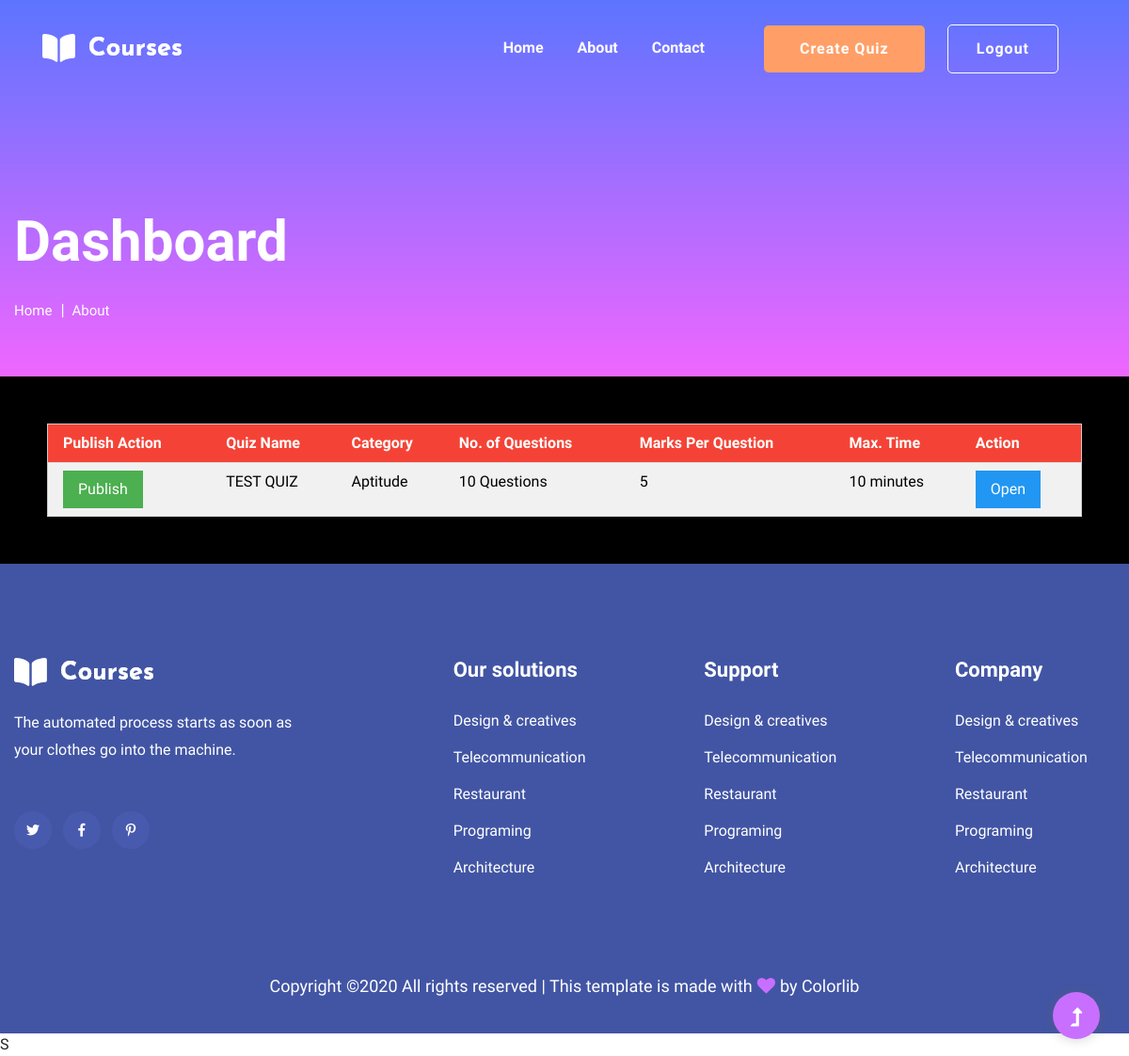
Screenshot of /organizerdashboard/ (signed in) with the database file from the repository.
### webapp/models.py (models this page shows)
class QuizData(models.Model):
	Quiz_ID=models.CharField(max_length=20, primary_key=True)
	Org_ID=models.CharField(max_length=20)
	Quiz_Name=models.CharField(max_length=100)
	Quiz_Category=models.CharField(max_length=50)
	Question_Count=models.CharField(max_length=5)
	Marks_Per_Ques=models.CharField(max_length=5)
	Maximum_Time=models.CharField(max_length=20, default='10')
	Status=models.CharField(max_length=10, default='Deactive')
	class Meta:
		db_table="QuizData"

### webapp/views.py (the view)
# urls.py: path('organizerdashboard/',organizerdashboard),
def organizerdashboard(request):
	dic={'checksession':checksession(request),
		'data':QuizData.objects.filter(Org_ID=request.session['org_id'])}
	return render(request,'organizerdashboard.html',dic)

### webapp/myutil.py (called while the page is built)
def checksession(request):
	try:
		org_id = request.session['org_id']
		return True
	except:
		return False

### webapp/templates/organizerdashboard.html (shortened to what this page needs)
<!doctype html>
{% load static %}
<html class="no-js" lang="zxx">
<head>
    <link rel="stylesheet" href="{% static '/assets/css/bootstrap.min.css' %}">
    <link rel="stylesheet" href="{% static '/assets/css/owl.carousel.min.css' %}">
    <link rel="stylesheet" href="{% static '/assets/css/slicknav.css' %}">
    <link rel="stylesheet" href="{% static '/assets/css/flaticon.css' %}">
    <link rel="stylesheet" href="{% static '/assets/css/progressbar_barfiller.css' %}">
    <link rel="stylesheet" href="{% static '/assets/css/gijgo.css' %}">
    <link rel="stylesheet" href="{% static '/assets/css/animate.min.css' %}">
    <link rel="stylesheet" href="{% static '/assets/css/animated-headline.css' %}">
    <link rel="stylesheet" href="{% static '/assets/css/magnific-popup.css' %}">
    <link rel="stylesheet" href="{% static '/assets/css/fontawesome-all.min.css' %}">
    <link rel="stylesheet" href="{% static '/assets/css/themify-icons.css' %}">
    <link rel="stylesheet" href="{% static '/assets/css/slick.css' %}">
    <link rel="stylesheet" href="{% static '/assets/css/nice-select.css' %}">
    <link rel="stylesheet" href="{% static '/assets/css/style.css' %}">
    <link rel="stylesheet" href="{% static 'w3.css' %}">
</head>
<body>
    <header>
        <div class="header-area header-transparent">
            <div class="main-header ">
                <div class="header-bottom  header-sticky">
                    <div class="container-fluid">
                        <div class="row align-items-center">
                            <div class="col-xl-2 col-lg-2">
                                <div class="logo">
                                    <a href="index.html"><img src="{% static '/assets/img/logo/logo.png' %}" alt=""></a>
                                </div>
                            </div>
                            <div class="col-xl-10 col-lg-10">
                                <div class="menu-wrapper d-flex align-items-center justify-content-end">
                                    <div class="main-menu d-none d-lg-block">
                                        <nav>
                                            <ul id="navigation">
                                                <li class="active" ><a href="/index/">Home</a></li>
                                                <li><a href="/about/">About</a></li>
                                                <li><a href="/contact/">Contact</a></li>
                                                {% if checksession %}
                                                <li class="button-header margin-left "><a href="/createquiz/" class="btn">Create Quiz</a></li>
                                                <li class="button-header"><a href="/logout/" class="btn btn3">Logout</a></li>
                                                {% else %}
                                                <li class="button-header margin-left "><a href="/register/" class="btn">Sign Up</a></li>
                                                <li class="button-header"><a href="/login/" class="btn btn3">Log in</a></li>
                                                {% endif %}
                                            </ul>
                                        </nav>
                                    </div>
                                </div>
                            </div>
                            <div class="col-12">
                            </div>
                        </div>
                    </div>
                </div>
            </div>
        </div>
    </header>
    <main>
        <section class="slider-area slider-area2">
            <div class="slider-active">
                <div class="single-slider slider-height2">
                    <div class="container">
                        <div class="row">
                            <div class="col-xl-8 col-lg-11 col-md-12">
                                <div class="hero__caption hero__caption2">
                                    <h1 data-animation="bounceIn" data-delay="0.2s">Dashboard</h1>
                                    <nav aria-label="breadcrumb">
                                        <ol class="breadcrumb">
                                            <li class="breadcrumb-item"><a href="index.html">Home</a></li>
                                            <li class="breadcrumb-item"><a href="#">about</a></li>
                                        </ol>
                                    </nav>
                                </div>
                            </div>
                        </div>
                    </div>
                </div>
            </div>
        </section>
        <div style="width:100%;padding:50px;"class="w3-black">
        	<table class="w3-table-all">
        		<tr class="w3-red">
        			<th>Publish Action</th>
        			<th>Quiz Name</th>
                    <th>Category</th>
        			<th>No. of Questions</th>
        			<th>Marks Per Question</th>
                    <th>Max. Time</th>
        			<th>Action</th>
        		</tr>
                {% for x in data %}
        		<tr style="color:black;">
                    {% if x.Status == 'Deactive' %}
        			<td><a class="w3-button w3-green w3-hover-black"href="">Publish</a></td>
                    {% else %}
                    <td><a class="w3-button w3-red w3-hover-black"href="">Un-Publish</a></td>
                    {% endif %}
        			<td>{{ x.Quiz_Name|safe }}</td>
        			<td>{{ x.Quiz_Category|safe }}</td>
        			<td>{{ x.Question_Count|safe }} Questions</td>
        			<td>{{ x.Marks_Per_Ques|safe }}</td>
                    <td>{{ x.Maximum_Time|safe }} minutes</td>
        			<td><a class="w3-button w3-blue w3-hover-black"href="/quizdash/?id={{ x.Quiz_ID|safe }}">Open</a></td>
        		</tr>
                {% endfor %}
        	</table>
        </div>
    </main>
    <footer>
     <div class="footer-wrappper footer-bg">
        <div class="footer-area footer-padding">
            <div class="container">
                <div class="row justify-content-between">
                    <div class="col-xl-4 col-lg-5 col-md-4 col-sm-6">
                        <div class="single-footer-caption mb-50">
                            <div class="single-footer-caption mb-30">
                                <div class="footer-logo mb-25">
                                    <a href="index.html"><img src="{% static '/assets/img/logo/logo2_footer.png' %}" alt=""></a>
                                </div>
                                <div class="footer-tittle">
                                    <div class="footer-pera">
                                        <p>The automated process starts as soon as your clothes go into the machine.</p>
                                    </div>
                                </div>
                                <div class="footer-social">
                                    <a href="#"><i class="fab fa-twitter"></i></a>
                                    <a href="https://bit.ly/sai4ull"><i class="fab fa-facebook-f"></i></a>
                                    <a href="#"><i class="fab fa-pinterest-p"></i></a>
                                </div>
                            </div>
                        </div>
                    </div>
                    <div class="col-xl-2 col-lg-3 col-md-4 col-sm-5">
                        <div class="single-footer-caption mb-50">
                            <div class="footer-tittle">
                                <h4>Our solutions</h4>
                                <ul>
                                    <li><a href="#">Design & creatives</a></li>
                                    <li><a href="#">Telecommunication</a></li>
                                    <li><a href="#">Restaurant</a></li>
                                    <li><a href="#">Programing</a></li>
                                    <li><a href="#">Architecture</a></li>
                                </ul>
                            </div>
                        </div>
                    </div>
                    <div class="col-xl-2 col-lg-4 col-md-4 col-sm-6">
                        <div class="single-footer-caption mb-50">
                            <div class="footer-tittle">
                                <h4>Support</h4>
                                <ul>
                                    <li><a href="#">Design & creatives</a></li>
                                    <li><a href="#">Telecommunication</a></li>
                                    <li><a href="#">Restaurant</a></li>
                                    <li><a href="#">Programing</a></li>
                                    <li><a href="#">Architecture</a></li>
                                </ul>
                            </div>
                        </div>
                    </div>
                    <div class="col-xl-2 col-lg-3 col-md-4 col-sm-6">
                        <div class="single-footer-caption mb-50">
                            <div class="footer-tittle">
                                <h4>Company</h4>
                                <ul>
                                    <li><a href="#">Design & creatives</a></li>
                                    <li><a href="#">Telecommunication</a></li>
                                    <li><a href="#">Restaurant</a></li>
                                    <li><a href="#">Programing</a></li>
                                    <li><a href="#">Architecture</a></li>
                                </ul>
                            </div>
                        </div>
                    </div>
                </div>
            </div>
        </div>
        <div class="footer-bottom-area">
            <div class="container">
                <div class="footer-border">
                    <div class="row d-flex align-items-center">
                        <div class="col-xl-12 ">
                            <div class="footer-copy-right text-center">
                                <p>
                                  Copyright &copy;<script>document.write(new Date().getFullYear());</script> All rights reserved | This template is made with <i class="fa fa-heart" aria-hidden="true"></i> by <a href="https://colorlib.com" target="_blank">Colorlib</a>
                                  </p>
                              </div>
                          </div>
                      </div>
                  </div>
              </div>
          </div>
      </div>
  </footer>
  <div id="back-top" >
    <a title="Go to Top" href="#"> <i class="fas fa-level-up-alt"></i></a>
</div>
<script src="{% static '/assets/js/hover-direction-snake.min.js' %}"></script>S
</body>
</html>

### webapp/static/w3.css (style rules this page uses)
img { vertical-align:middle }
a { color:inherit }
.w3-table,.w3-table-all { border-collapse:collapse;border-spacing:0;width:100%;display:table }
.w3-table-all { border:1px solid #ccc }
.w3-bordered tr,.w3-table-all tr { border-bottom:1px solid #ddd }
.w3-table-all tr:nth-child(odd) { background-color:#fff }
.w3-table-all tr:nth-child(even) { background-color:#f1f1f1 }
.w3-table td,.w3-table th,.w3-table-all td,.w3-table-all th { padding:8px 8px;display:table-cell;text-align:left;vertical-align:top }
.w3-table th:first-child,.w3-table td:first-child,.w3-table-all th:first-child,.w3-table-all td:first-child { padding-left:16px }
.w3-btn,.w3-button { border:none;display:inline-block;padding:8px 16px;vertical-align:middle;overflow:hidden;text-decoration:none;color:inherit;background-color:inherit;text-align:center;cursor:pointer;white-space:nowrap }
.w3-btn,.w3-button { -webkit-touch-callout:none;-webkit-user-select:none;-khtml-user-select:none;-moz-user-select:none;-ms-user-select:none;user-select:none }
.w3-blue,.w3-hover-blue:hover { color:#fff!important;background-color:#2196F3!important }
.w3-green,.w3-hover-green:hover { color:#fff!important;background-color:#4CAF50!important }
.w3-red,.w3-hover-red:hover { color:#fff!important;background-color:#f44336!important }
.w3-black,.w3-hover-black:hover { color:#fff!important;background-color:#000!important }

### rows the page displays
QuizData: Status "Publish", Quiz_Name "TEST QUIZ", Quiz_Category "Aptitude", Question_Count "10", Marks_Per_Ques "5", Maximum_Time "10"
